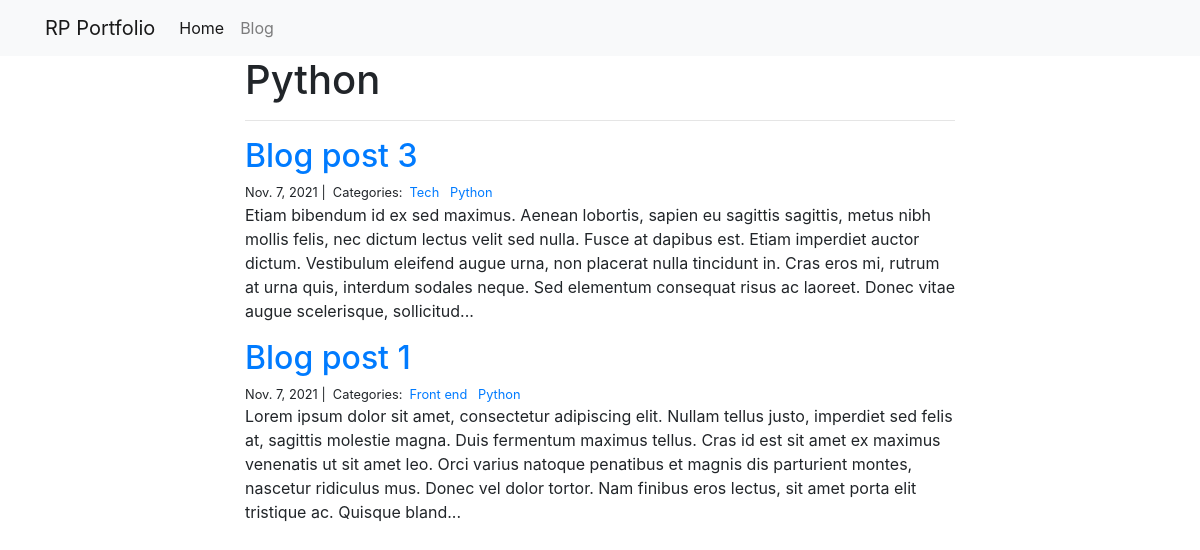
The page /blog/Python/ on the database its author committed.
### blog/models.py (models this page shows)
class Category(models.Model):
    name = models.CharField(max_length=20)

class Post(models.Model):
    title = models.CharField(max_length=255)
    body = models.TextField()
    created_on = models.DateTimeField(auto_now_add=True)
    last_modified = models.DateTimeField(auto_now=True)
    categories = models.ManyToManyField('Category', related_name='posts')

### blog/views.py (the view)
# urls.py: path("<category>/", views.blog_category, name="blog_category"),
def blog_category(request, category):
    posts = Post.objects.filter(
        categories__name__contains=category
    ).order_by(
        '-created_on'
    )
    context = {
        "category": category,
        "posts": posts
    }
    return render(request, "blog_category.html", context)

### blog/templates/blog_category.html
{% extends "base.html" %}
{% block page_content %}
<div class="col-md-8 offset-md-2">
    <h1>{{ category | title }}</h1>
    <hr>
    {% for post in posts %}
        <h2><a href="{% url 'blog_detail' post.pk%}">{{ post.title }}</a></h2>
        <small>
            {{ post.created_on.date }} |&nbsp;
            Categories:&nbsp;
            {% for category in post.categories.all %}
            <a href="{% url 'blog_category' category.name %}">
                {{ category.name }}
            </a>&nbsp;
            {% endfor %}
        </small>
        <p>{{ post.body | slice:":400" }}...</p>
    {% endfor %}
</div>
{% endblock %}

### rows shown on the page
Category: name "Python"
Post: title "Blog post 3", created_on "Nov. 7, 2021", body "Etiam bibendum id ex sed maximus. Aenean lobortis, sapien eu sagittis sagittis, metus nibh mollis felis, nec dictum lectus velit sed nulla. Fusce at dapibus est. Etiam imperdiet auctor dictum. Vestibulum eleifend augue urna, non placerat nulla tincidunt in. Cras eros mi, rutrum at urna quis, interdum sodales neque. Sed elementum consequat risus ac laoreet. Donec vitae augue scelerisque, sollicitud"
Category: name "Tech"
Post: title "Blog post 1", created_on "Nov. 7, 2021", body "Lorem ipsum dolor sit amet, consectetur adipiscing elit. Nullam tellus justo, imperdiet sed felis at, sagittis molestie magna. Duis fermentum maximus tellus. Cras id est sit amet ex maximus venenatis ut sit amet leo. Orci varius natoque penatibus et magnis dis parturient montes, nascetur ridiculus mus. Donec vel dolor tortor. Nam finibus eros lectus, sit amet porta elit tristique ac. Quisque bland"
Category: name "Front end"
